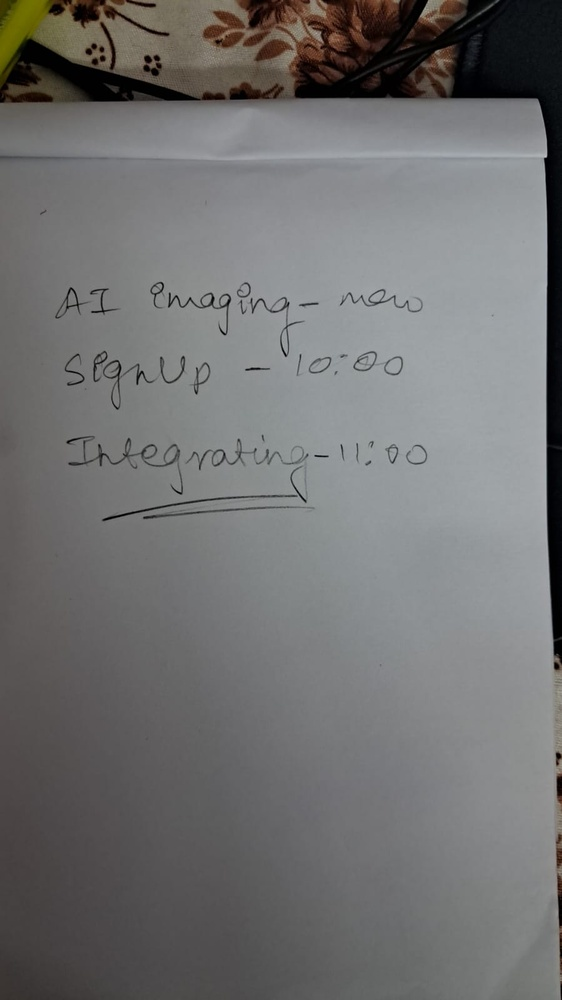
#> input picture test2.jpg, 562 x 1000 px, shrunk from 899 x 1599 before the run, found by its file name
$ python tess_chat.py
#> lines starting #> are read from the running program, lines starting #| are printed output that depends on the picture; after the words box and inside, x2 and y2 are one past the last pixel; in counts of white or black regions, pixels touching at a corner belong together
import cv2
import pytesseract


pytesseract.pytesseract.tesseract_cmd = r'C:\\Program Files\\Tesseract-OCR\\tesseract.exe'

def preprocess_image(image_path):

#> called with image_path = 'C:\\Users\\Aymaan\\Downloads\\test2.jpg'
    img = cv2.imread(image_path)
#> img is the input picture: shape (1000, 562, 3); mean B, G, R 113.3, 113.3, 113.3


    gray_img = cv2.cvtColor(img, cv2.COLOR_BGR2GRAY)
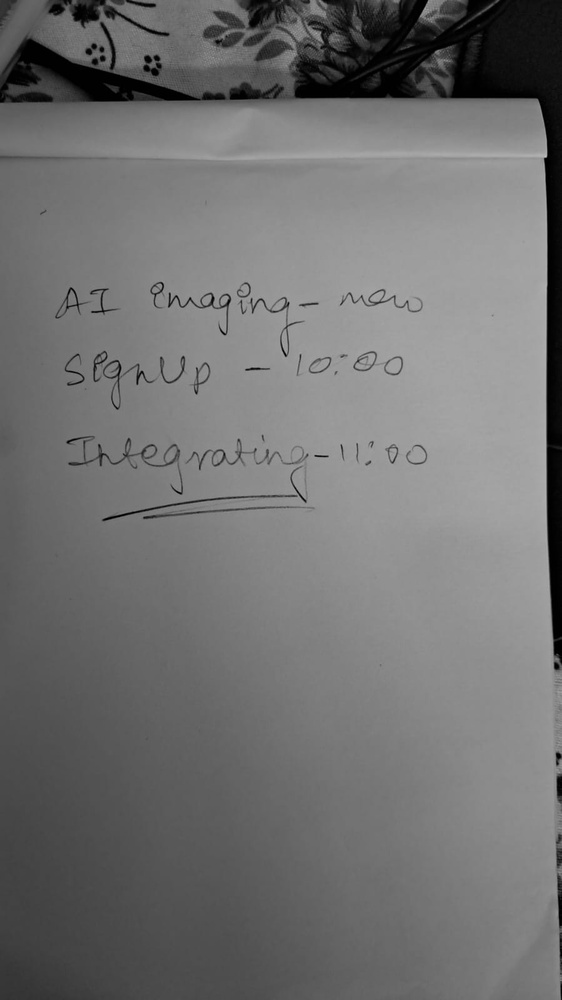
#> gray_img: shape (1000, 562); min 0, max 200, mean 113.3


    _, binary_img = cv2.threshold(gray_img, 128, 255, cv2.THRESH_BINARY | cv2.THRESH_OTSU)
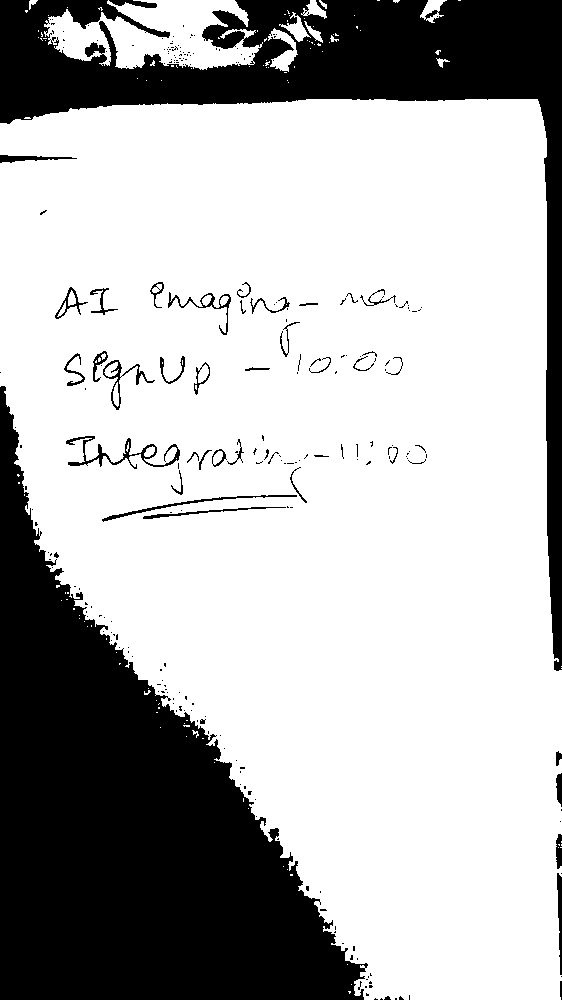
#> binary_img: shape (1000, 562); 70.9% white; 257 black regions (212 under 20 px), largest, box (x1, y1, x2, y2) and area: (0, 386, 368, 1000) 101630, (0, 0, 562, 671) 55270, (66, 436, 180, 469) 766

    return binary_img

def extract_text_from_image(image_path):

    preprocessed_img = preprocess_image(image_path)


#> (the run stopped early here; a loop or call above may not have finished)
